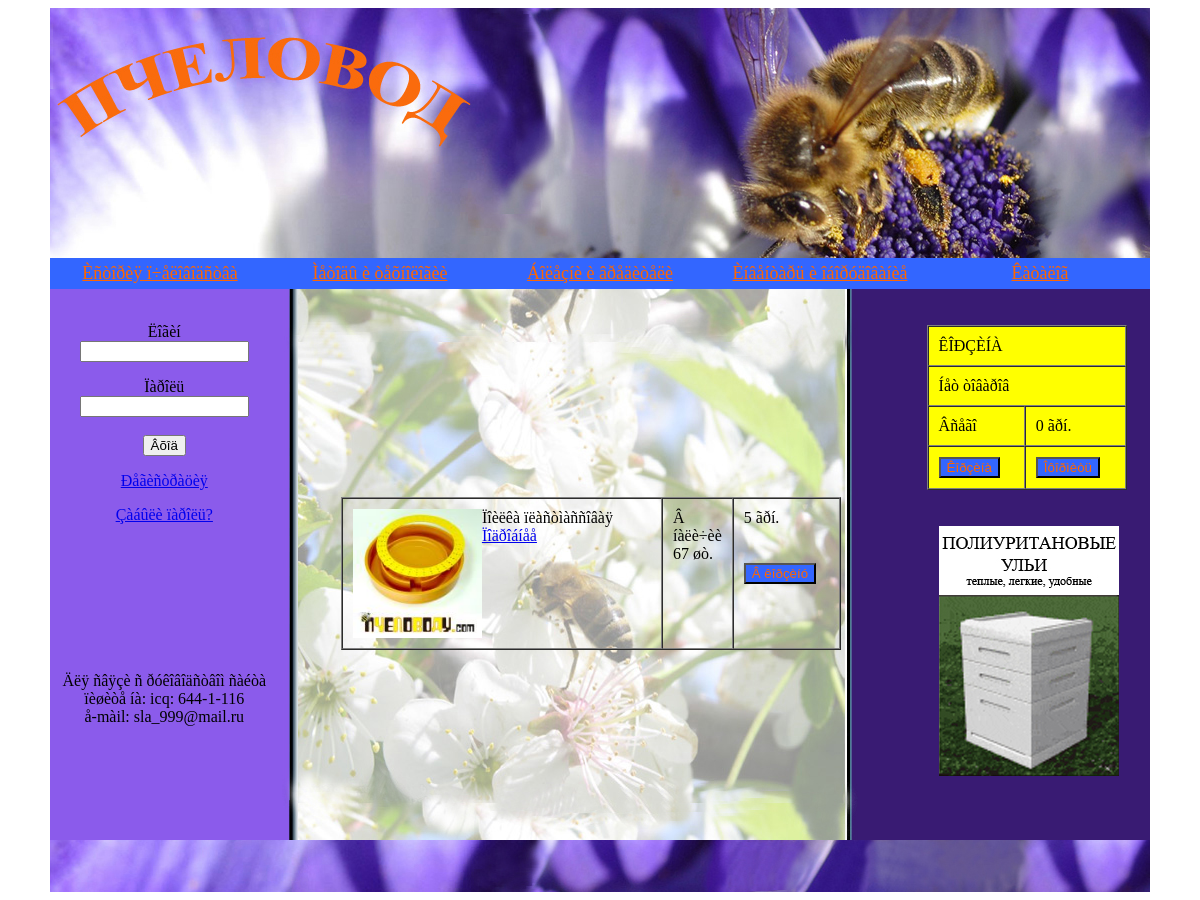
The page /index56.php on the database its author committed.
### tables this page shows
CREATE TABLE IF NOT EXISTS `price` (
  `id` int(5) NOT NULL AUTO_INCREMENT,
  `name` char(200) DEFAULT NULL,
  `price` char(10) DEFAULT NULL,
  `quantity` int(5) DEFAULT NULL,
  `detail` char(200) DEFAULT NULL,
  `file_name` char(200) DEFAULT NULL,
  PRIMARY KEY (`id`)
);

### index56.php (the view, shortened to what this page needs)
<!DOCTYPE html PUBLIC "-//W3C//DTD XHTML 1.0 Strict//EN"
    "http://www.w3.org/TR/xhtml1/DTD/xhtml1-strict.dtd">
<html xmlns="http://www.w3.org/1999/xhtml">
<head>
  <link rel="stylesheet" href="mmstyle.css" type="text/css" media="screen" />
</head>
<body>
    <table align="center" style=" table-layout:  auto" width="1100" border="0px" cellpadding="0" cellspacing="0" border="0" background="image/fon.jpg" bordercolorlight="#000000">
      <tr>
        <td colspan="3"><img src="image/baner.jpg" width="1100" height="250" align="top" alt="" />
         <div id="mainmenu">
                <ul id="nav">
                  <li><a href="#">Èñòîðèÿ ï÷åëîâîäñòâà</a>
                  </li>
                  <li><a href="#">Ìåòîäû è òåõíîëîãèè</a>
                  </li>
                  <li><a href="#">Áîëåçíè è âðåäèòåëè</a>
                  </li>
                  <li><a href="#">Èíâåíòàðü è îáîðóäîâàíèå</a>
                  </li>
                  <li><a href="#">Êàòàëîã</a>
                  </li>
                </ul>
            </div>
        </td>
      </tr>
      <tr>
        <td width="360" height="100" align="center" valign="top"><br>
            <?php
                if(isset($_SESSION['from1']))
                {
                    echo "Çäðàñòâóéòå, ".$_SESSION['from1']."!";
                    echo "<form action=\"index.php\" method=\"get\"><br><br>";
                    echo "<input type=\"submit\" name=\"sub\" value=\"Âûõîä\"/></p></form>";
                    if(isset($_GET['sub']))
                    {
                        session_destroy();
                    }
                }
                else
                {
                     echo "<form action=\"key.php\" method=\"get\">";
                     echo "<p align=\"center\"><label for=\"username\">Ëîãèí</label><br/>";
                     echo "<input name=\"username\" type=\"text\" size=\"18\"/></p>";
                     echo "<p align=\"center\"><label for=\"passwd\">Ïàðîëü</label><br/>";
                     echo "<input name=\"passwd\" type=\"password\" size=\"18\"/><br/><br>";
                     echo "<input type=\"submit\" name=\"sub\" value=\"Âõîä\"/></p>";
                     echo "<p align=\"center\"><a href=\"registr.php\">Ðåãèñòðàöèÿ</a><br/>";
                     echo "<p align=\"center\"><a href=\"#\">Çàáûëè ïàðîëü?</a><br/>";
                     echo "</form>";
                }
            ?>
        </td>
        <td rowspan="2" width="900" align="center">
        <br>
        <table align="center" border="1" bordercolorlight="#000000" width="500" cellspacing="0" cellpadding="10" >
          <tr>
            <td>
                <?php
                  $sum=0;$qaunt_tov=0;$res1 = 0;
                  $host="localhost";
                  $link = mysql_connect($host,"root") or die(mysql_errno($link).mysql_error($link));
                  $rez = mysql_query("select * from price") or die(mysql_errno($link).mysql_error($link));
                  $file_name = mysql_result($rez,20,"file_name");
                  echo "<img src=\"".$file_name."\"width=\"129\" height=\"129\" align=\"left\">";
                  echo mysql_result($rez,20,"name");
                  echo "<br><a href=\"#\">"."Ïîäðîáíåå"."</a>";
                ?>
            </td>
            <td valign="top" width="30">
            <?php
                $quantity = mysql_result($rez,20,"quantity");
                if($quantity>0){echo "Â íàëè÷èè<br>".$quantity." øò.";}
                else{echo "Íåò â íàëè÷èè";}
            ?>
            </td>
            <td valign="top">
            <?php
                $price = mysql_result($rez,20,"price");
                echo $price." ãðí.";
            ?>
            <form action="#" method="post">
            <br><br><input type="submit" name="korzina" value="Â êîðçèíó" size="6" style="background-color: #3366FF; color: #FF6600"/></form>
            </td>
          </tr>
        </table>
        </td>
        <td rowspan="2" width="350" valign="top" align="center"><br><br>
        <table align="center" border="1" bordercolorlight="#000000" width="200" cellspacing="0" cellpadding="10" bgcolor="#FFFF00">
          <tr>
            <td colspan="2">ÊÎÐÇÈÍÀ</td>
          </tr>
          <tr>
            <td colspan="2">
            <?php
            if($sum>0)
            {
             ++$qaunt_tov;
             echo $qaunt_tov." òîâ.";
             $_SESSION["qaunt_tov1"]=$qaunt_tov;
            }
            else
            {
              echo "Íåò òîâàðîâ";
            }
            ?>
            </td>
          </tr>
          <tr>
            <td>Âñåãî</td>
            <td>
            <?php
                  if($sum>0)
                  {
                  $res1 = $sum+$res1;
                  echo $res1." ãðí.";
                  $_SESSION["res11"]=$res1;
                  $name_rec1 = $name_rec;
                  $quant_rec=1;
                  $price_rec1 = $price_rec;
                  $db_name1="mybase";
                  $table1="temp";
                  $host1="localhost";
                  $link1 = mysql_connect($host1,"root") or die(mysql_errno($link1).mysql_error($link1));
                  $db1 = mysql_select_db($db_name1,$link1) or die(mysql_errno($link1).mysql_error($link1));
                  $sql1 = "INSERT INTO temp(id,name,quantity,price) VALUES('$qaunt_tov','$name_rec1','$quant_rec','$price_rec1')";
                  $rez1 = mysql_query($sql1,$link1);
                  }
                  else
                  {
                    echo "0 ãðí.";
                  }
            ?>
            </td>
          </tr>
          <tr>
            <td><form action="korzina.php" method="post"><input type="submit" name="korzina_rez" value="Êîðçèíà" size="6" style="background-color: #3366FF; color: #FF6600"/></form></td>
            <td><form action="check.php" method="post"><input type="submit" name="form" value="Îôîðìèòü" size="20" style="background-color: #3366FF; color: #FF6600"/></form></td>
          </tr>
        </table>
        <br><br>
        &nbsp;<a href="#"><img src="image/ppu.jpg" width="180" height="250" alt="" /></a>
        </td>
      </tr>
      <tr>
        <td height="300" align="center"><br>
           Äëÿ ñâÿçè ñ ðóêîâîäñòâîì ñàéòà ïèøèòå íà:
            icq: 644-1-116<br>
                å-màil: sla_999@mail.ru
        </td>
      </tr>
    </table>
    <table align="center" width="1100" height="52" cellpadding="0" cellspacing="0" background="image/down.jpg">
      <tr>
        <td align="right">
        </td>
      </tr>
    </table>
</body>
</html>

### mmstyle.css (style rules this page uses)
#mainmenu { float:left; }
#mainmenu ul { margin: 0; padding: 0; list-style: none; }
#mainmenu ul li { position: relative; float:left; }
#mainmenu ul li a { float:left; color: #FF6600; width:220px; font-stretch: wider; font: bold; font-size:18px; padding: 5px 0 5px 0; text-align:center; background: #3366FF; }

### rows shown on the page
price: file_name (picture), name "Ïîèëêà ïëàñòìàññîâàÿ", quantity "67", price "5"
